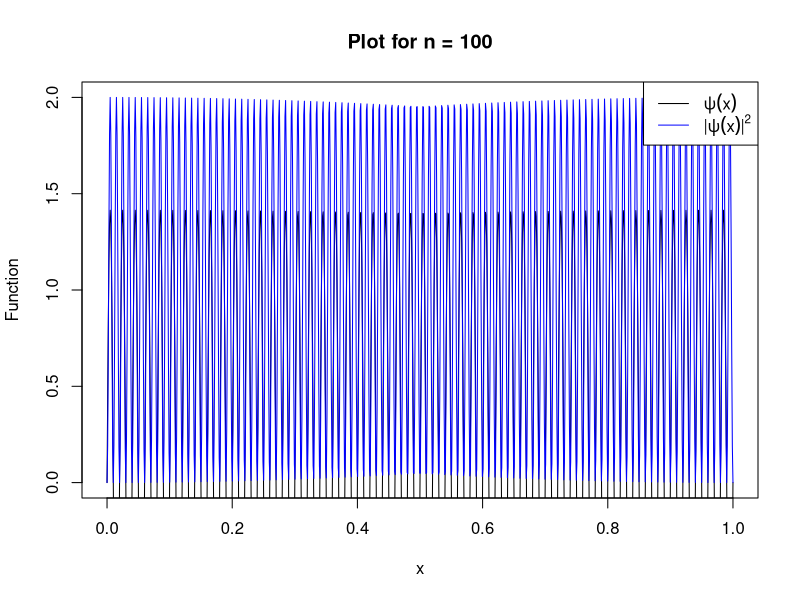

Source code (R): (Note: this script raises an error after producing the figure.)
n <- 100
L <- 1
x_values <- seq(0, L, length.out = 1000)
psi_values <- c(sqrt(2 / L) * sin(n * pi * x_values / L))
psi_square_values <- c((2 / L) * (sin(n * pi * x_values / L)) ^ 2)

plot(x_values, psi_values, type = "l", ylim = c(0, 2), 
     xlab = "x", ylab = "Function", main = "Plot for n = 100")
lines(x_values, psi_square_values, col = "blue")

legend(NULL, legend = legend("topright", 
                             legend = c(expression(psi(x)), 
                                        expression("|" * psi(x) * "|"^2)), 
                             col = c("black", "blue"), lty = 1))
